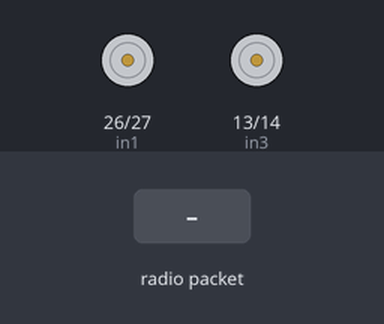
This sketch was run on a simulated ESP32. On the bench: motor-driver pin pairs drawn as motors (green arrow = first pin HIGH = forward, orange = second pin HIGH = backward, longer = more drive, scaled by the enable pin). The inputs (shaded band) are chosen by the test bench. No radio packets arrive unless stated.

Above: at 1.2 s.
1.3 s: radio packet "5" arrives
At 1.7 s:
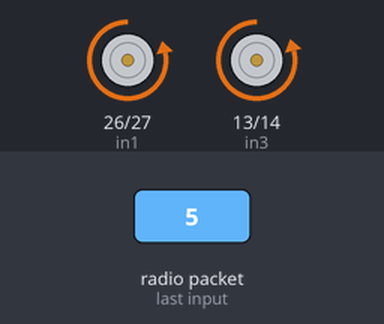
2.8 s: radio packet "200" arrives
At 4.0 s:
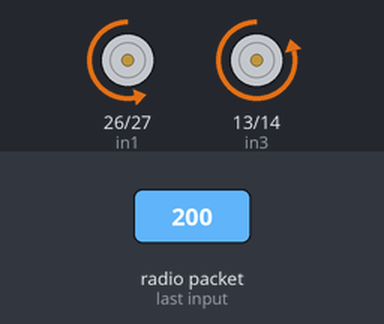
Timing chart, 0 to 5.8 s (numbered marks = the images above; inputs shaded):
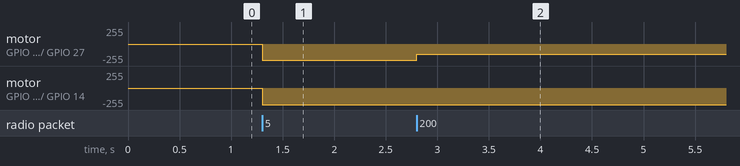

The sketch:

joystick_nrf_l298n_receive_2.ino
```cpp
#include <SPI.h>
#include <nRF24L01.h>
#include <RF24.h>
#include <Arduino.h>

// Motor pins
const int enA = 25;
const int in1 = 26;
const int in2 = 27;
const int enB = 12;
const int in3 = 13;
const int in4 = 14;

// NRF setup
RF24 radio(16, 17); // CE, CSN
const byte address[6] = "00001";

void setupMotorPins() {
  pinMode(enA, OUTPUT);
  pinMode(in1, OUTPUT);
  pinMode(in2, OUTPUT);
  pinMode(enB, OUTPUT);
  pinMode(in3, OUTPUT);
  pinMode(in4, OUTPUT);
}

void setup() {
  Serial.begin(9600);
  setupMotorPins();
  radio.begin();
  radio.openReadingPipe(0, address);
  radio.setPALevel(RF24_PA_MIN);
  radio.startListening();
}

// Function to map joystick values to PWM output with a dead zone
int mapJoystickToPWM(int value, int center) {
  if (abs(value - center) <= 10) return 0; // Dead zone
  return map(abs(value - center), 0, 518, 0, 255);
}

// Function to control motors based on joystick inputs
void controlMotors(int j1x, int j2y) {
  int speedA = mapJoystickToPWM(j1x, 505); // Speed control for motors on one side
  int speedB = mapJoystickToPWM(j2y, 507); // Speed control for motors on the other side

  // Determine forward/backward
  if (abs(j1x - 505) > 10) {
    digitalWrite(in1, j1x < 505 ? LOW : HIGH);
    digitalWrite(in2, j1x > 505 ? LOW : HIGH);
  } else {
    digitalWrite(in1, LOW);
    digitalWrite(in2, LOW);
    speedA = 0; // Stop motors if in dead zone
  }

  // Determine left/right
  if (abs(j2y - 507) > 10) {
    digitalWrite(in3, j2y < 507 ? LOW : HIGH);
    digitalWrite(in4, j2y > 507 ? LOW : HIGH);
  } else {
    digitalWrite(in3, LOW);
    digitalWrite(in4, LOW);
    speedB = 0; // Stop motors if in dead zone
  }

  // Apply speed adjustments
  analogWrite(enA, speedA);
  analogWrite(enB, speedB);
}

void loop() {
  if (radio.available()) {
    char buffer[50] = "";
    radio.read(&buffer, sizeof(buffer));
    int j1x, j1y, j2x, j2y;
    sscanf(buffer, "%d,%d,%d,%d", &j1x, &j1y, &j2x, &j2y);
    controlMotors(j1x, j2y);
  }
}
```

Measured:
- after the input at 1.3 s, motor on GPIO 26 (in1) / GPIO 27 (in2): stopped → backward 246/255 at once; motor on GPIO 13 (in3) / GPIO 14 (in4): stopped → backward 249/255 at once
- after the input at 2.8 s, motor on GPIO 26 (in1) / GPIO 27 (in2): backward 246/255 → backward 150/255 at once
